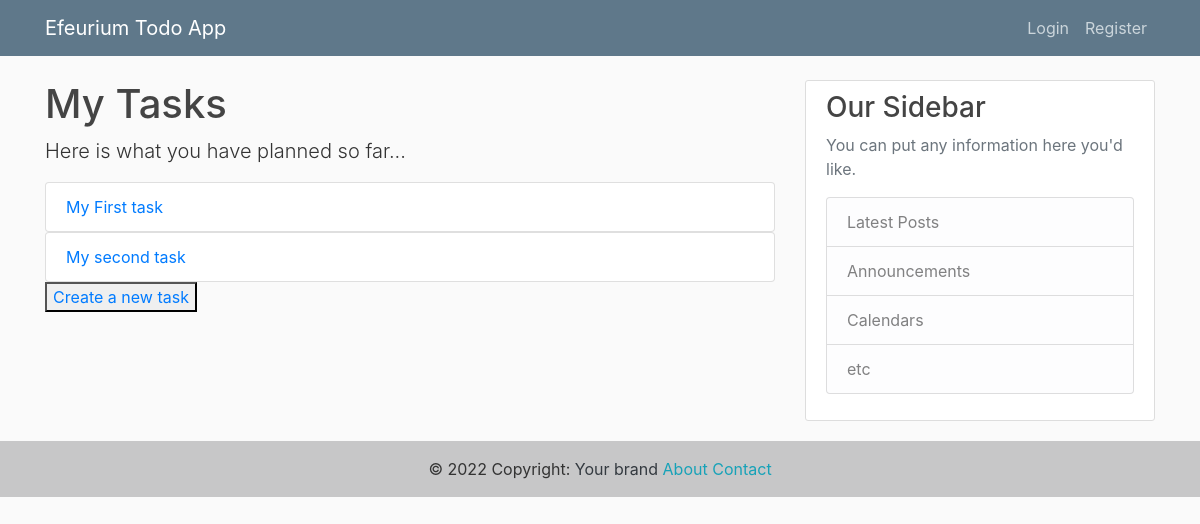
Page /tasks/ on the earlier database version.
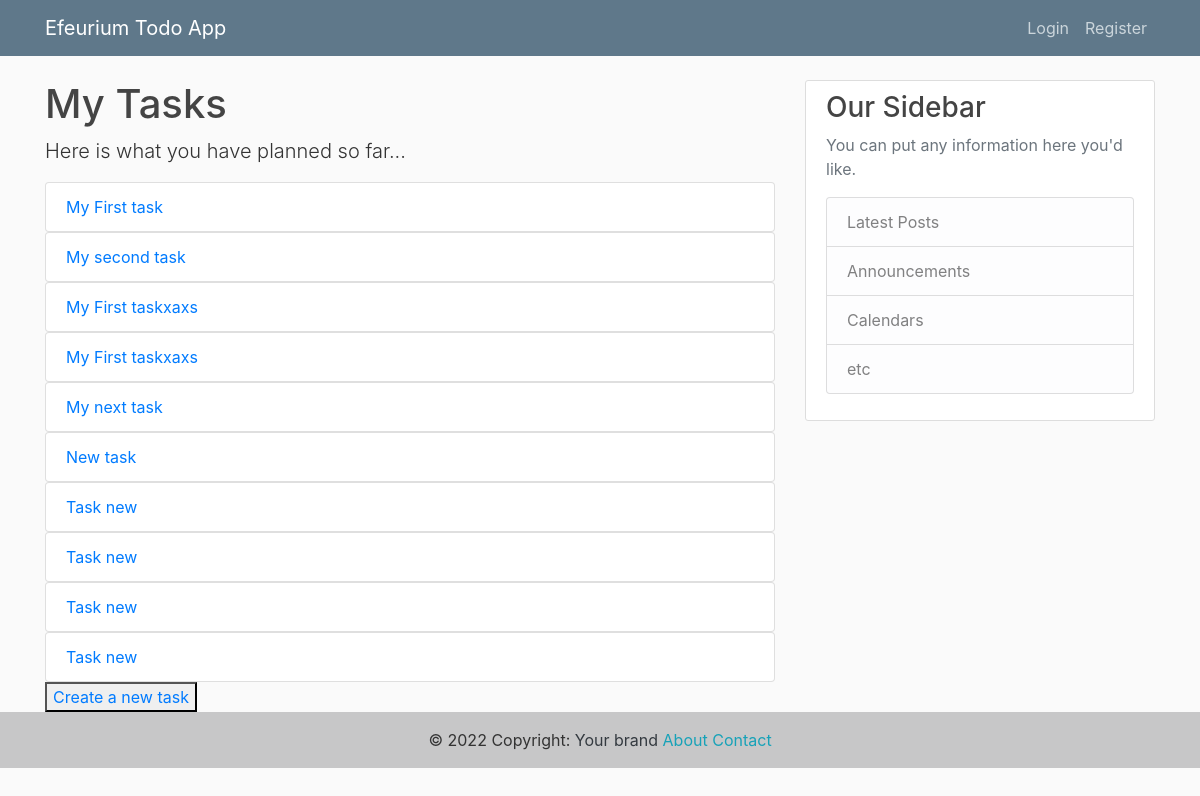
Same page on the later database version.
### task/models.py (models this page shows)
class Task(models.Model):
    task_name = models.CharField(max_length=40)
    task_description = models.TextField()
    task_due_date = models.DateField()
    task_priority = models.IntegerField(validators=[MinValueValidator(1), MaxValueValidator(5)])

### task/views.py (the view)
# urls.py: path('tasks/', views.tasks, name= 'task-view'),
def tasks(request):
    todos = Task.objects.all()
    context = {
        "tasks": todos
    }
    return render(request, 'task/tasks.html', context)

### task/templates/task/tasks.html
{% extends 'task/base.html' %}
{% block content %}
    <h1>My Tasks</h1>
    <p class="lead">
        Here is what you have planned so far...
      </p>
    <ol class="list-group list-group-numbered">
        {% for task in tasks %}
            <a href="/task{{ task.id }}"><li class="list-group-item">{{ task.task_name }}</li></a>
        {% endfor %}
    </ol>
    <button><a href="{% url 'task-add' %}">Create a new task</a></button>
{% endblock content %}

### task/templates/task/base.html (shortened to what this page needs)
{% load static %}
<!DOCTYPE html>
<html>
<head>
    <link rel="stylesheet" href="https://maxcdn.bootstrapcdn.com/bootstrap/4.0.0/css/bootstrap.min.css">
    <link rel="stylesheet" type="text/css" href="{% static 'task/styles.css' %}">
</head>
<body>
    <header class="site-header">
      <nav class="navbar navbar-expand-md navbar-dark bg-steel fixed-top">
        <div class="container">
          <a class="navbar-brand mr-4" href="{% url 'task-home' %}">Efeurium Todo App</a>
          <div class="collapse navbar-collapse" id="navbarToggle">
            <div class="navbar-nav">
              {% if request.user.is_authenticated %}
                <a class="nav-item nav-link" href="{% url 'logout' %}">Logout</a>
              {% else %}
                <a class="nav-item nav-link" href="{% url 'login' %}">Login</a>
                <a class="nav-item nav-link" href="{% url 'register' %}">Register</a>
              {% endif %}
            </div>
          </div>
        </div>
      </nav>
    </header>
    <main role="main" class="container">
      <div class="row">
        <div class="col-md-8">
          {% block content %}{% endblock %}
        </div>
        <div class="col-md-4">
          <div class="content-section">
            <h3>Our Sidebar</h3>
            <p class='text-muted'>You can put any information here you'd like.
              <ul class="list-group">
                <li class="list-group-item list-group-item-light">Latest Posts</li>
                <li class="list-group-item list-group-item-light">Announcements</li>
                <li class="list-group-item list-group-item-light">Calendars</li>
                <li class="list-group-item list-group-item-light">etc</li>
              </ul>
            </p>
          </div>
        </div>
      </div>
    </main>
    <footer class="bg-light text-center text-lg-start">
      <div class="text-center p-3" style="background-color: rgba(0, 0, 0, 0.2);">
        © 2022 Copyright:
        <a class="text-dark" href="#">Your brand</a>
        <a class="text-info" href="{% url 'task-about' %}">About</a>
        <a class="text-info" href="{% url 'task-contact' %}">Contact</a>
      </div>
    </footer>
</body>
</html>

### task/static/task/styles.css (style rules this page uses)
body { background: #fafafa; color: #333333; margin-top: 5rem; }
h1, h2, h3, h4, h5, h6 { color: #444444; }
ul { margin: 0; }
.bg-steel { background-color: #5f788a; }
.site-header .navbar-nav .nav-link { color: #cbd5db; }
.content-section { background: #ffffff; padding: 10px 20px; border: 1px solid #dddddd; border-radius: 3px; margin-bottom: 20px; }
footer { margin-bottom: 0; !important }

Differences in the rows shown:
added Task: task_name "My First taskxaxs"
added Task: task_name "My First taskxaxs"
added Task: task_name "My next task"
added Task: task_name "New task"
added Task: task_name "Task new"
added Task: task_name "Task new"
added Task: task_name "Task new"
added Task: task_name "Task new"
